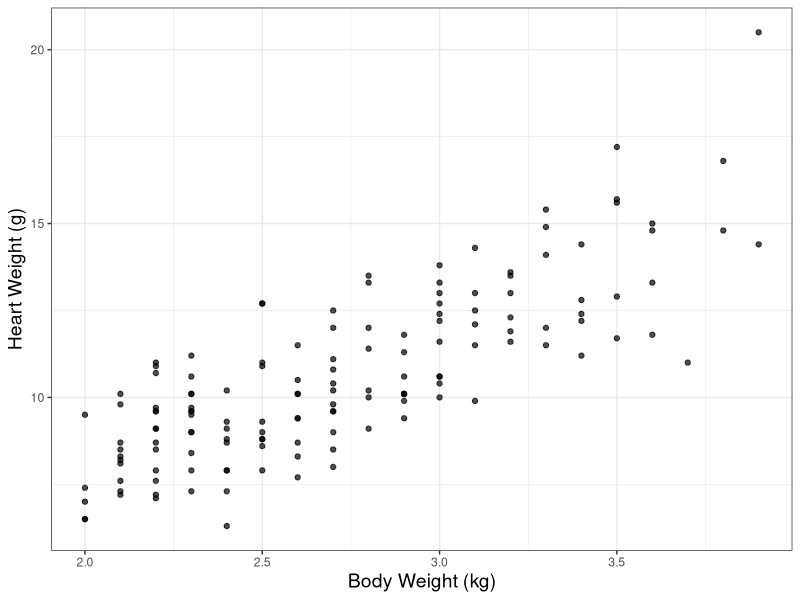
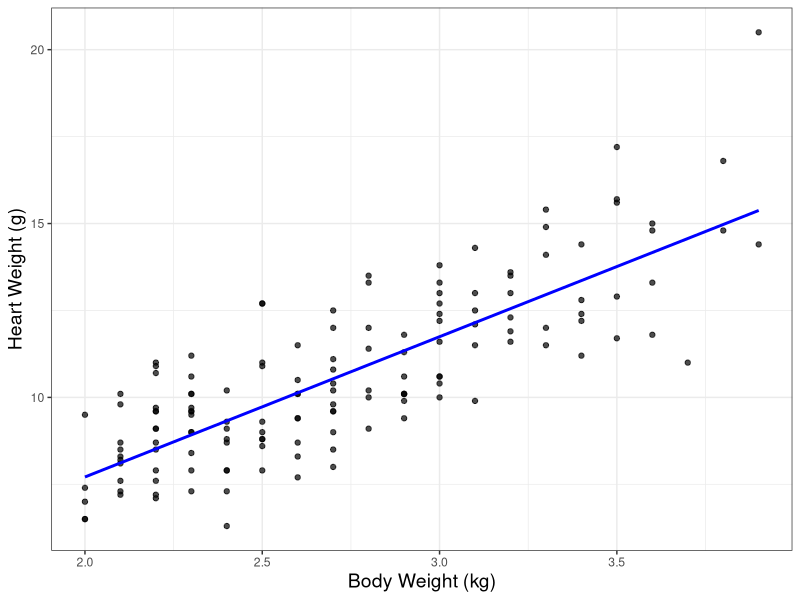

Recreate these plots in R, in order. (Note: this script raises an error after producing the figures.)
## ---- chunk 1

## ---- chunk 2
library(tidyverse)
library(broom)
library(knitr)
library(kableExtra)
library(patchwork)
library(MASS)
## ---- chunk 3
ggplot(data = cats, aes(x = Bwt, y = Hwt)) +
  geom_point(alpha = 0.7) + 
  labs(x = "Body Weight (kg)",
       y = "Heart Weight (g)") +
  theme_bw() +
  theme(axis.title=element_text(size=14))
## ---- chunk 4
ggplot(data = cats, aes(x = Bwt, y = Hwt)) +
  geom_point(alpha = 0.7) + 
  geom_smooth(method = "lm", color = "blue", se = FALSE) +
  labs(x = "Body Weight (kg)",
       y = "Heart Weight (g)") +
  theme_bw() +
  theme(axis.title=element_text(size=14))
## ---- chunk 5
bwt_hwt_model <- lm(Hwt ~ Bwt, data = cats)
bwt_hwt_model %>%
  tidy() %>%
  kable(format = "html", digits = 3)
## ---- chunk 6
knitr::include_graphics("img/mindy.JPG")
## ---- chunk 7
x0 <- data.frame(Bwt = c(3.18))
predict(bwt_hwt_model, x0, interval = "confidence", #<<
           conf.level = 0.95) %>% 
  kable(format = "html", digits = 3)
## ---- chunk 8
predict(bwt_hwt_model, x0, interval = "predict",
           conf.level = 0.95) %>%
  kable(format = "html", digits = 3)
## ---- chunk 9
pred_int <- as_tibble(predict(bwt_hwt_model, newdata = data.frame(Bwt = cats$Bwt), interval = "predict")) %>%
  rename(lower_pred = lwr, 
         upper_pred = upr) %>%
  dplyr::select(-fit)

conf_int <- as_tibble(predict(bwt_hwt_model, interval = "confidence")) %>%
  rename(lower_conf = lwr, 
         upper_conf = upr) %>%
  dplyr::select(-fit)
  
cats <- bind_cols(cats, pred_int)
cats <- bind_cols(cats, conf_int)
## ---- chunk 10
colors <- c("conf" = "blue", "pred" = "red")
ggplot(data = cats, aes(x = Bwt, y = Hwt)) +
  geom_point(alpha = 0.5) + 
  geom_smooth(method = "lm", color = "gray", se = FALSE) +
  geom_line(aes(y = lower_pred, color = "pred"), linetype = "dashed") + 
  geom_line(aes(y = upper_pred, color = "pred"), linetype = "dashed") + 
  geom_line(aes(y = lower_conf, color = "conf")) + 
  geom_line(aes(y = upper_conf, color = "conf")) +
  labs(x = "Body Weight (kg)",
       y = "Heart Weight (g)") +
  theme_bw() +
  scale_color_manual(values = colors, 
                     labels = c("Confidence interval for mean", "Prediction interval for individual"), 
                     name = "") +
  theme(legend.position = "top", 
        legend.text = element_text(size = 14), 
        axis.title=element_text(size=14))
## ---- chunk 11
knitr::include_graphics("img/andy.JPG")
## ---- chunk 12
ggplot(data = cats, aes(x = Bwt, y = Hwt)) +
  geom_point(alpha = 0.5) + 
  geom_vline(xintercept = 5.4, color = "red") +
  labs(x = "Body Weight (kg)",
       y = "Heart Weight (g)") +
  annotate("text", x = 5.2, y = 17, label = "Andy", color = "red") +
  theme_bw() +
  theme(axis.title=element_text(size=14))
